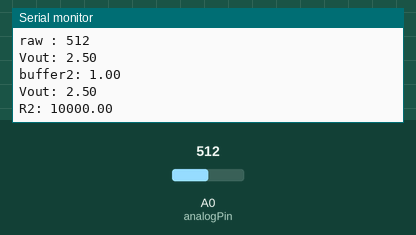
Simulated run of this sketch. Board: Arduino Uno, built with avr-gcc and run on an emulated ATmega328P. Shown: the last lines printed to the serial monitor. The inputs (shaded band) are chosen by the test bench; at power-on: A0 (analogPin) = 512.

Above: at 1.8 s.
1.9 s: A0 (analogPin) set to 716
At 2.8 s:
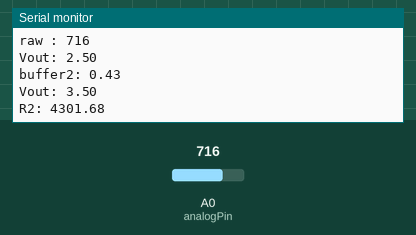
3.4 s: A0 (analogPin) set to 900
At 4.5 s:
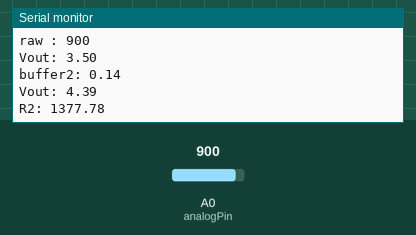
Timing chart, 0 to 6.4 s (numbered marks = the images above; inputs shaded):
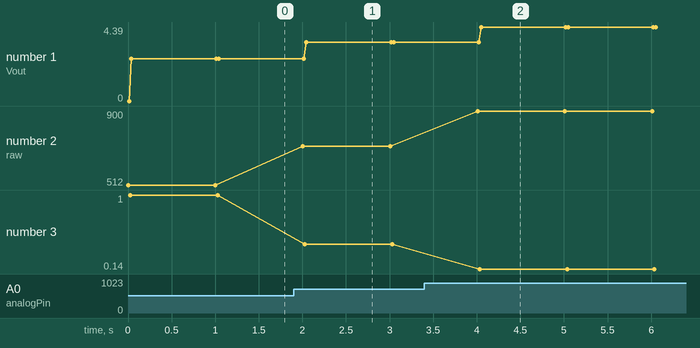

The sketch:

new_ohmmeter.ino
```cpp
int analogPin= 0;

int raw= 0;

int Vin= 5;

float Vout= 0;

float R1= 10000;

float R2= 0;

float buffer= 0;

void setup()

{

Serial.begin(9600);

}

void loop()

{

raw= analogRead(analogPin);

if(raw)

{

buffer= raw * Vin;

Serial.print("raw : ");
Serial.println(raw);

Serial.print("Vout: ");
Serial.println(Vout);

Vout= (buffer)/1024.0;

buffer= (Vin/Vout) -1;

Serial.print("buffer2: ");
Serial.println(buffer);

R2= R1 * buffer;

Serial.print("Vout: ");

Serial.println(Vout);

Serial.print("R2: ");

Serial.println(R2);

delay(1000);

}

}
```

Measured:
- after the input at 1.9 s, the serial monitor: prints a new line after 0.10 s (image 1)
- after the input at 3.4 s, the serial monitor: prints a new line after 0.61 s (image 2)
- plotted number 1: 2.5 → 3.5 after the input at 1.9 s, 3.5 → 4.39 after the input at 3.4 s
- plotted number 2: 512 → 716 after the input at 1.9 s, 716 → 900 after the input at 3.4 s
- plotted number 3: 1 → 0.43 after the input at 1.9 s, 0.43 → 0.14 after the input at 3.4 s
